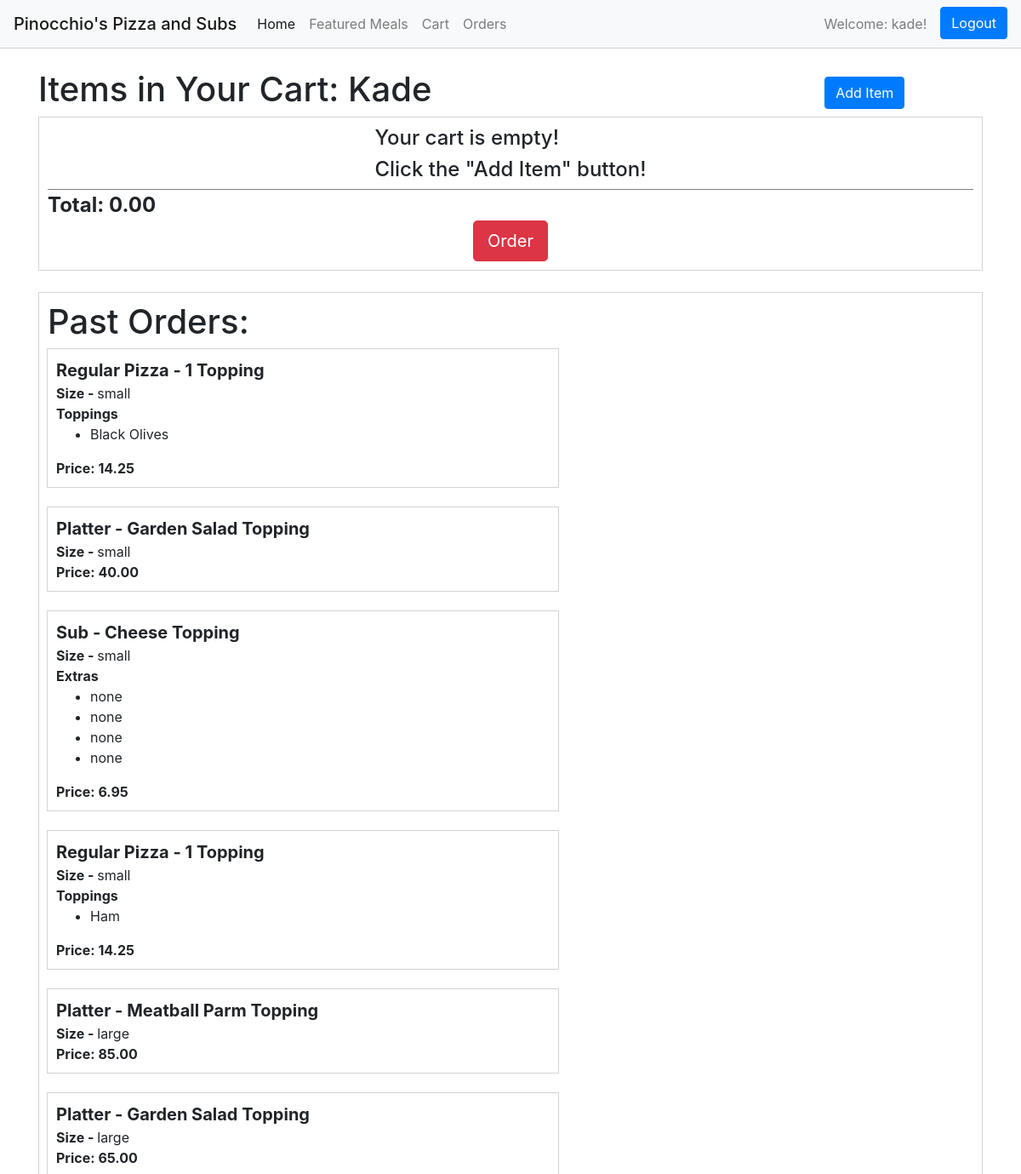
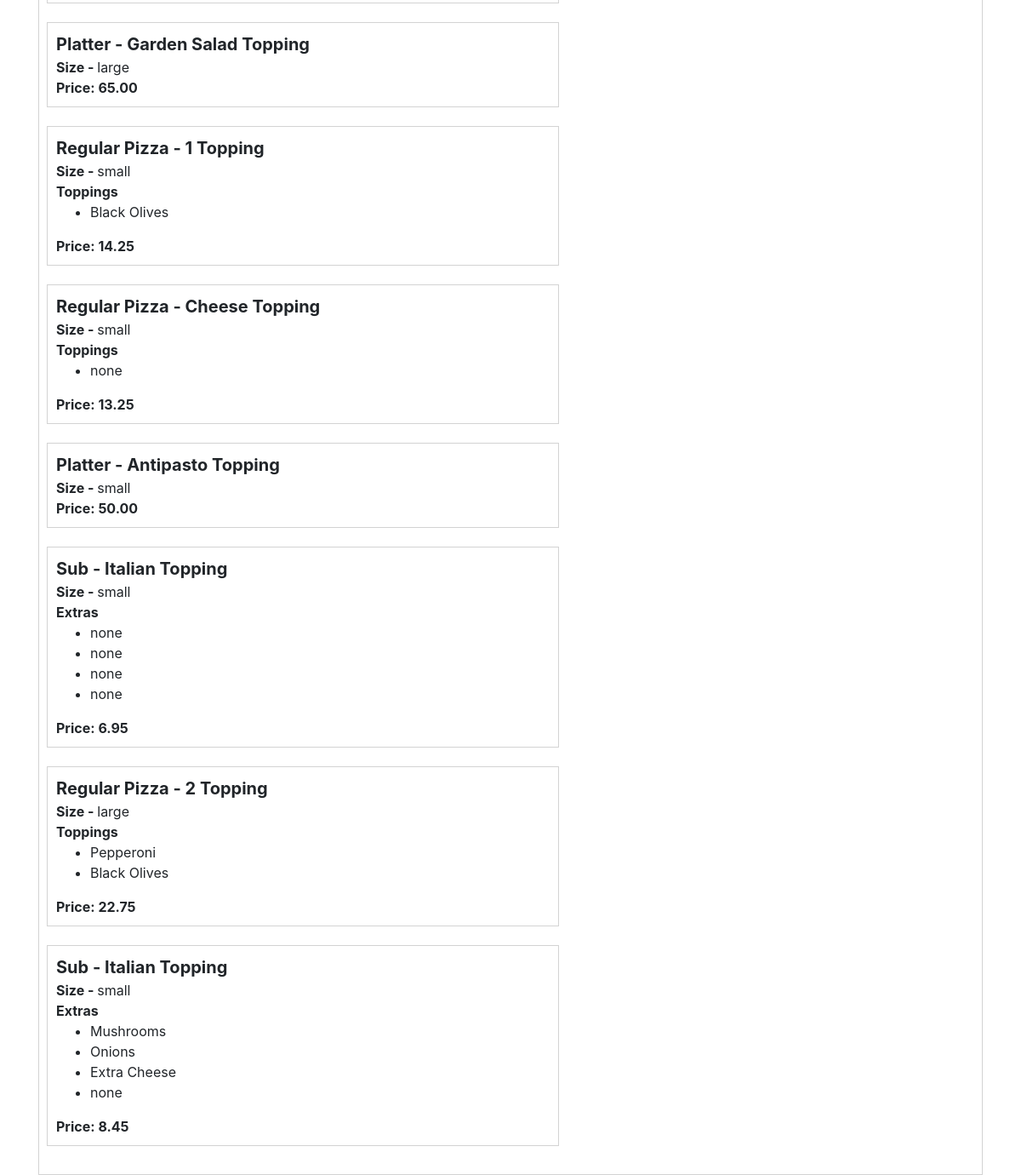
The app's page /cart (signed in) with its own data (2 pictures, top to bottom).
### orders/models.py (models this page shows, shortened)
class Cart(models.Model):
	user = models.ForeignKey(User, on_delete=models.CASCADE)
	create_time = models.DateTimeField(auto_now_add=True)
	pizza_order = models.ForeignKey(PizzaOrder, on_delete=models.CASCADE, related_name="cart_order")
	ordered = models.BooleanField(default=False)

class PizzaOrder(models.Model):
	user = models.ForeignKey(User, on_delete=models.CASCADE)
	style = models.CharField(max_length=64)
	size = models.CharField(max_length=64)
	toppings = models.CharField(max_length=64)
	topping_1 = models.CharField(max_length=64)
	topping_2 = models.CharField(max_length=64)
	topping_3 = models.CharField(max_length=64)
	extra_1 = models.CharField(max_length=64, default="")
	extra_2 = models.CharField(max_length=64, default="")
	extra_3 = models.CharField(max_length=64, default="")
	extra_4 = models.CharField(max_length=64, default="")
	price = models.DecimalField(max_digits=5, decimal_places=2)

### orders/views.py (the view, shortened to what this page needs)
# urls.py: path("cart", views.cart, name="cart"),
def cart(request):
	if request.user.is_authenticated:
		order = Cart.objects.filter(user__exact=request.user)
		context = {
			'carts': order,
		}
		return render(request, "Orders/order.html", context)
	return render(request, "Orders/order.html")

### orders/templates/Orders/order.html (shortened to what this page needs)
{% extends "Orders/layout.html" %}
{% block body %}
<div class="page-flex">
	<div class="cart-header">
{% if user.is_authenticated %}
		<div class="header">
			<h1>Items in Your Cart: {{ user.get_username|capfirst }}</h1>
		</div>
		<div class="add-item-button">
			<a href="{% url 'index' %}"><button id="add_item" type="button" class="btn btn-primary">Add Item</button></a>
		</div>
	</div>
	<div class="cart-items">
		<div class="total-cart-flex">
			<div class="cart-total-div">Total: <span id="cart_total"></span></div>
			<div class="order-button">
				<div>
					<form action="{% url 'cart' %}" method="post">
						<button class="btn btn-danger btn-lg " type="submit" name="cart-order">Order</button>
					</form>
				</div>
			</div>
		</div>
	</div>
	<div class="past-header">
		<div>
			<h1>Past Orders:</h1>
		</div>
		{% for past in carts %}
			{% if past.ordered == True %}
				{% if past.pizza_order.style == "Sicilian Pizza" or past.pizza_order.style == "Regular Pizza" %}
					<div class="cart-flex-div" id="pizza_cart-{{ forloop.counter0 }}">
						<div class="cart-remove_div">
							<div class="cart-title">{{past.pizza_order.style}} - {{past.pizza_order.toppings}} Topping</div>
						</div>
						<div>
							<div class="cart-size">Size - <span class="cart-size-span">{{past.pizza_order.size}}</span></div>
							<div class="cart-toppings">Toppings</div>
							{% if past.pizza_order.toppings == '1' %}
							<ul>
								<li>{{past.pizza_order.topping_1}}</li>
							</ul>
							{% elif past.pizza_order.toppings == '2' %}
								<ul>
									<li>{{past.pizza_order.topping_1}}</li>
									<li>{{past.pizza_order.topping_2}}</li>
								</ul>
							{% elif past.pizza_order.toppings == '3' %}
								<ul>
									<li>{{past.pizza_order.topping_1}}</li>
									<li>{{past.pizza_order.topping_2}}</li>
									<li>{{past.pizza_order.topping_3}}</li>
								</ul>
							{% else %}
								<ul>
								<li>none</li>
							</ul>
							{% endif %}
						</div>
						<div>
							<div class="cart-price">Price:<span class=""> {{past.pizza_order.price }}</span></div>
						</div>
					</div>
					<br>
				{% elif past.pizza_order.style == 'Subs' %}
					<div class="cart-flex-div" id="pizza_cart-{{ forloop.counter0 }}">
						<div class="cart-remove_div">
							<div class="cart-title">Sub - {{past.pizza_order.toppings}} Topping</div>
						</div>
						<div>
							<div class="cart-size">Size - <span class="cart-size-span">{{past.pizza_order.size}}</span></div>
							<div class="cart-extras">Extras</div>
								<ul>
									<li>{{past.pizza_order.extra_1}}</li>
									<li>{{past.pizza_order.extra_2}}</li>
									<li>{{past.pizza_order.extra_3}}</li>
									<li>{{past.pizza_order.extra_4}}</li>
								</ul>
						</div>
						<div>
							<div class="cart-price">Price:<span> {{past.pizza_order.price }}</span></div>
						</div>
					</div>
					<br>
				{% elif past.pizza_order.style == 'Platter' %}
					<div class="cart-flex-div" id="pizza_cart-{{ forloop.counter0 }}">
						<div class="cart-remove_div">
							<div class="cart-title">Platter - {{past.pizza_order.toppings}} Topping</div>
						</div>
						<div>
							<div class="cart-size">Size - <span class="cart-size-span">{{past.pizza_order.size}}</span></div>
						</div>
						<div>
							<div class="cart-price">Price:<span> {{past.pizza_order.price }}</span></div>
						</div>
					</div>
					<br>
				{% endif %}
			{% endif %}
		{% endfor %}
	</div>
{% else %}
		<span id="logged_out" class="navbar-text welcome-notice">You are not logged in <a href="{% url 'login' %}">Click Here</a></span>
{% endif %}
</div>
{% endblock %}

### orders/templates/Orders/layout.html (shortened to what this page needs)
<!DOCTYPE html>
<html>
	<head>
		<link rel="stylesheet" type="text/css" href="https://stackpath.bootstrapcdn.com/bootstrap/4.5.2/css/bootstrap.min.css">
		{% load static %}
		<link rel="stylesheet" href="{% static 'css/layout.css' %}">
	</head>
	<body>
		<header>
			<nav class="navbar navbar-expand-lg navbar-light bg-light">
			  <span class="navbar-brand mb-0 h1">Pinocchio's Pizza and Subs</span>
			  <div class="collapse navbar-collapse" id="navbarNavAltMarkup">
			    <div class="navbar-nav">
			      <a class="nav-link active" href="{% url 'index' %}">Home <span class="sr-only">(current)</span></a>
			      <a class="nav-link" href="{% url 'platter' %}">Featured Meals</a>
			      <a class="nav-link" href="{% url 'cart' %}">Cart</a>
			      {% if user.is_staff %}
			      <a class="nav-link" href="{% url 'order' %}" >Orders</a>
			      {% endif %}
			    </div>
			  </div>
			   <div class="collapse navbar-collapse justify-content-end" id="navbarNavAltMarkup">
			 	<div id="user" class="navbar-nav">
			   		{% if user.is_authenticated %}
					<span id="logged_in" class="navbar-text welcome-notice">Welcome: {{ user.get_username }}!</span>
					{% else %}
					<span id="logged_out" class="navbar-text welcome-notice">You are not logged in <a href="{% url 'login' %}">Click Here</a></span>
					{% endif %}
			    	<a id="logout" href="{% url 'logout' %}"><button type="button" class="btn btn-primary order-button">Logout</button></a>
			    </div>
			   </div>
			</nav>
			</header>
		<div class="container">
			{% block body %}
			{% endblock %}
		</div>
	</body>
</html>

### orders/static/css/layout.css (style rules this page uses)
body { background-color: white; }
.navbar { outline: 1px solid lightgrey; min-height: 50px; }
.menu-flex, .page-flex { margin-top: 25px; display: flex; flex-direction: column; align-items: center; min-height: calc(100vh - 83px); height: auto; width: 100%; }
.order-button { width: 6rem; }
.navbar-text { padding-right: 1rem; }
.cart-header { display: flex; flex-direction: row; flex-wrap: wrap; width: 100%; }
.header { display: flex; flex-wrap: wrap; min-width: 75%; }
.cart-items { border: 1px solid lightgrey; padding: 10px; display: flex; flex-direction: column; align-items: center; flex-wrap: wrap; width: 100%; height: auto; }
.add-item-button { display: flex; min-width: 25%; justify-content: center; align-items: center; }
.cart-flex-div { display: flex; flex-direction: column; flex-wrap: wrap; width: 50vw; height: auto; outline: 1px solid lightgrey; padding: 10px; }
.cart-title { font-size: 1.25rem; font-weight: bold; }
.cart-price, .cart-toppings,.cart-extras, .cart-size { font-size: 1rem; font-weight: bold; }
.cart-size-span { font-size: 1rem; font-weight: normal; }
.cart-remove_div { display: flex; flex-direction: row; flex-wrap: wrap; justify-content: space-between; }
.total-cart-flex { border-top: 1px solid grey; display: flex; flex-direction: column; flex-wrap: wrap; width: 100%; }
.cart-total-div { font-weight: bold; font-size: 1.5rem; }
.order-button { display: flex; width: 100%; justify-content: center; }
.past-header { border: 1px solid lightgrey; padding: 10px; margin-top: 25px; display: flex; flex-direction: column; flex-wrap: wrap; justify-content: flex-start; width: 100%; }

### records on screen
Cart: pizza_order.style "Regular Pizza", pizza_order.toppings "1", pizza_order.size "small", pizza_order.topping_1 "Black Olives", pizza_order.price "14.25"
Cart: pizza_order.toppings "Garden Salad", pizza_order.size "small", pizza_order.price "40.00"
Cart: pizza_order.toppings "Cheese", pizza_order.size "small", pizza_order.extra_1 "none", pizza_order.extra_2 "none", pizza_order.extra_3 "none", pizza_order.extra_4 "none", pizza_order.price "6.95"
Cart: pizza_order.style "Regular Pizza", pizza_order.toppings "1", pizza_order.size "small", pizza_order.topping_1 "Ham", pizza_order.price "14.25"
Cart: pizza_order.toppings "Meatball Parm", pizza_order.size "large", pizza_order.price "85.00"
Cart: pizza_order.toppings "Garden Salad", pizza_order.size "large", pizza_order.price "65.00"
Cart: pizza_order.toppings "Garden Salad", pizza_order.size "large", pizza_order.price "65.00"
Cart: pizza_order.style "Regular Pizza", pizza_order.toppings "1", pizza_order.size "small", pizza_order.topping_1 "Black Olives", pizza_order.price "14.25"
Cart: pizza_order.style "Regular Pizza", pizza_order.toppings "Cheese", pizza_order.size "small", shows "none", pizza_order.price "13.25"
Cart: pizza_order.toppings "Antipasto", pizza_order.size "small", pizza_order.price "50.00"
Cart: pizza_order.toppings "Italian", pizza_order.size "small", pizza_order.extra_1 "none", pizza_order.extra_2 "none", pizza_order.extra_3 "none", pizza_order.extra_4 "none", pizza_order.price "6.95"
Cart: pizza_order.style "Regular Pizza", pizza_order.toppings "2", pizza_order.size "large", pizza_order.topping_1 "Pepperoni", pizza_order.topping_2 "Black Olives", pizza_order.price "22.75"
Cart: pizza_order.toppings "Italian", pizza_order.size "small", pizza_order.extra_1 "Mushrooms", pizza_order.extra_2 "Onions", pizza_order.extra_3 "Extra Cheese", pizza_order.extra_4 "none", pizza_order.price "8.45"

### other values on screen
{{ user.get_username }} "kade"
{{ user.get_username|capfirst }} "Kade"
